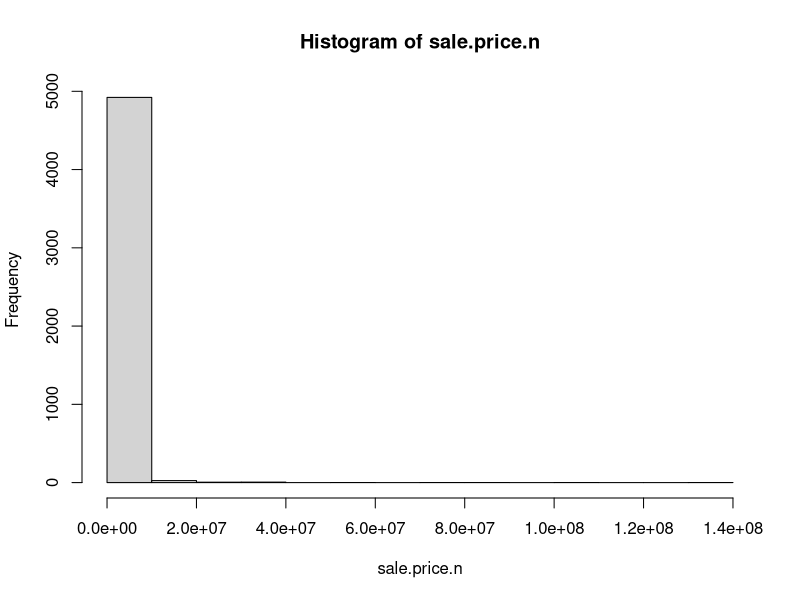
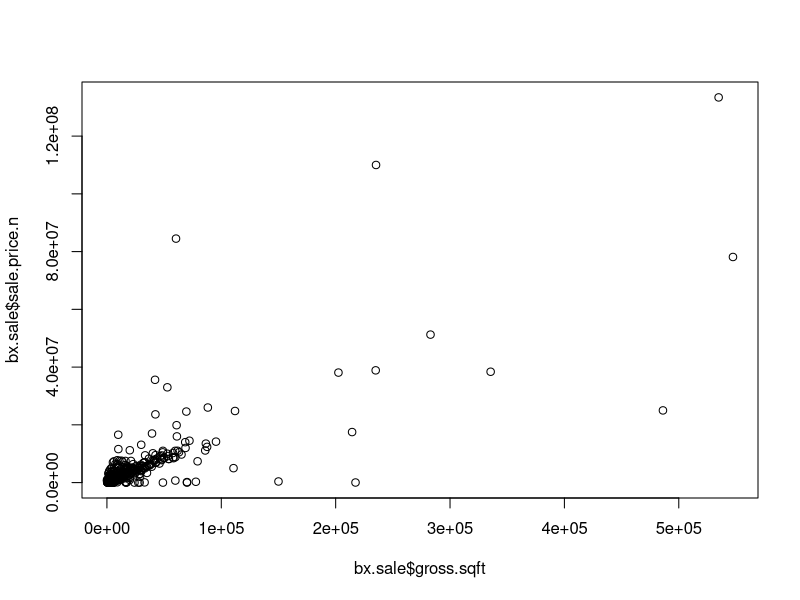
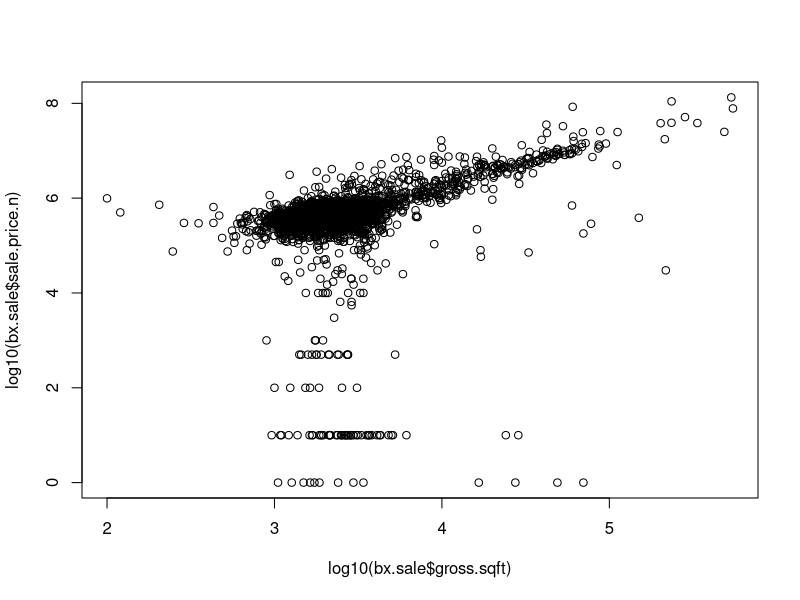
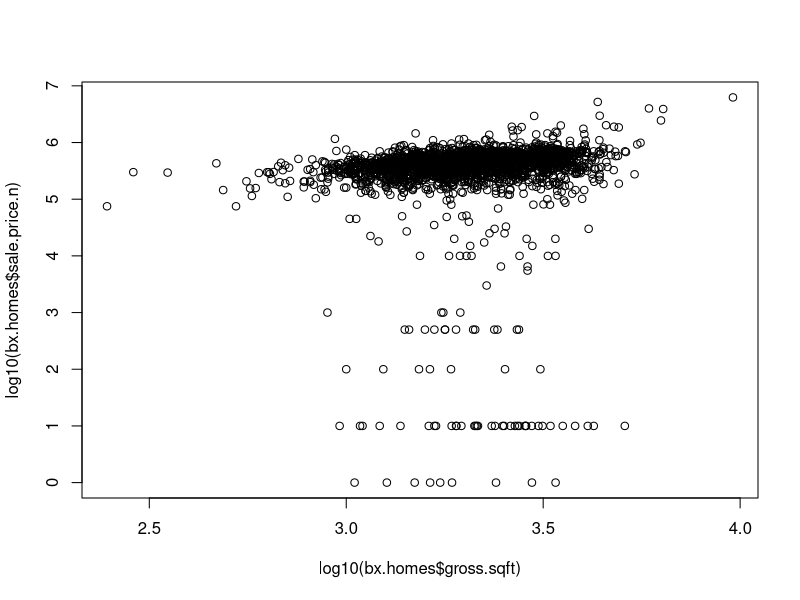
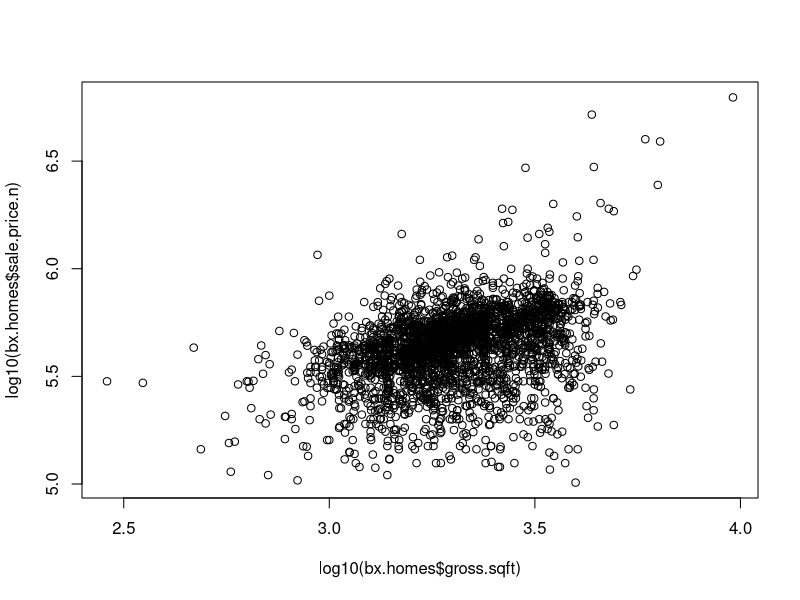

Here is the R script that generated these plots, in order:
# Author: Rangaswamy Nagarajan
# Taken from pages 49-50 of O'Neil and Schutt


setwd("C:\\Users\\sabitri\\Desktop\\DOING DATA SCIENCE 6306\\BronxRepo\\BronxRepo\\Data")

# http://www1.nyc.gov/site/finance/taxes/property-rolling-sales-data.page


# read csv file
bx <- read.csv("rollingsales_bronx.csv",skip=4,header=TRUE)

## Check the data
head(bx)
summary(bx)
str(bx) # Very handy function!
#Compactly display the internal structure of an R object.


## clean/format the data with regular expressions
## More on these later. For now, know that the
## pattern "[^[:digit:]]" refers to members of the variable name that
## start with digits. We use the gsub command to replace them with a blank space.
# We create a new variable that is a "clean' version of sale.price.
# And sale.price.n is numeric, not a factor.
bx$SALE.PRICE.N <- as.numeric(gsub("[^[:digit:]]","", bx$SALE.PRICE))
#count(is.na(bk$SALE.PRICE.N))

names(bx) <- tolower(names(bx)) # make all variable names lower case

## Get rid of leading digits
bx$gross.sqft <- as.numeric(gsub("[^[:digit:]]","", bx$gross.square.feet))
bx$land.sqft <- as.numeric(gsub("[^[:digit:]]","", bx$land.square.feet))
bx$year.built <- as.numeric(as.character(bx$year.built))

## do a bit of exploration to make sure there's not anything
## weird going on with sale prices
attach(bx)
hist(sale.price.n) 
detach(bx)

## keep only the actual sales

bx.sale <- bx[bx$sale.price.n!=0,]
plot(bx.sale$gross.sqft,bx.sale$sale.price.n)
plot(log10(bx.sale$gross.sqft),log10(bx.sale$sale.price.n))

## for now, let's look at 1-, 2-, and 3-family homes
bx.homes <- bx.sale[which(grepl("FAMILY",bx.sale$building.class.category)),]
dim(bx.homes)
plot(log10(bx.homes$gross.sqft),log10(bx.homes$sale.price.n))
summary(bx.homes[which(bx.homes$sale.price.n<100000),])
""

## remove outliers that seem like they weren't actual sales
bx.homes$outliers <- (log10(bx.homes$sale.price.n) <=5) + 0
bx.homes <- bx.homes[which(bx.homes$outliers==0),]
plot(log10(bx.homes$gross.sqft),log10(bx.homes$sale.price.n))